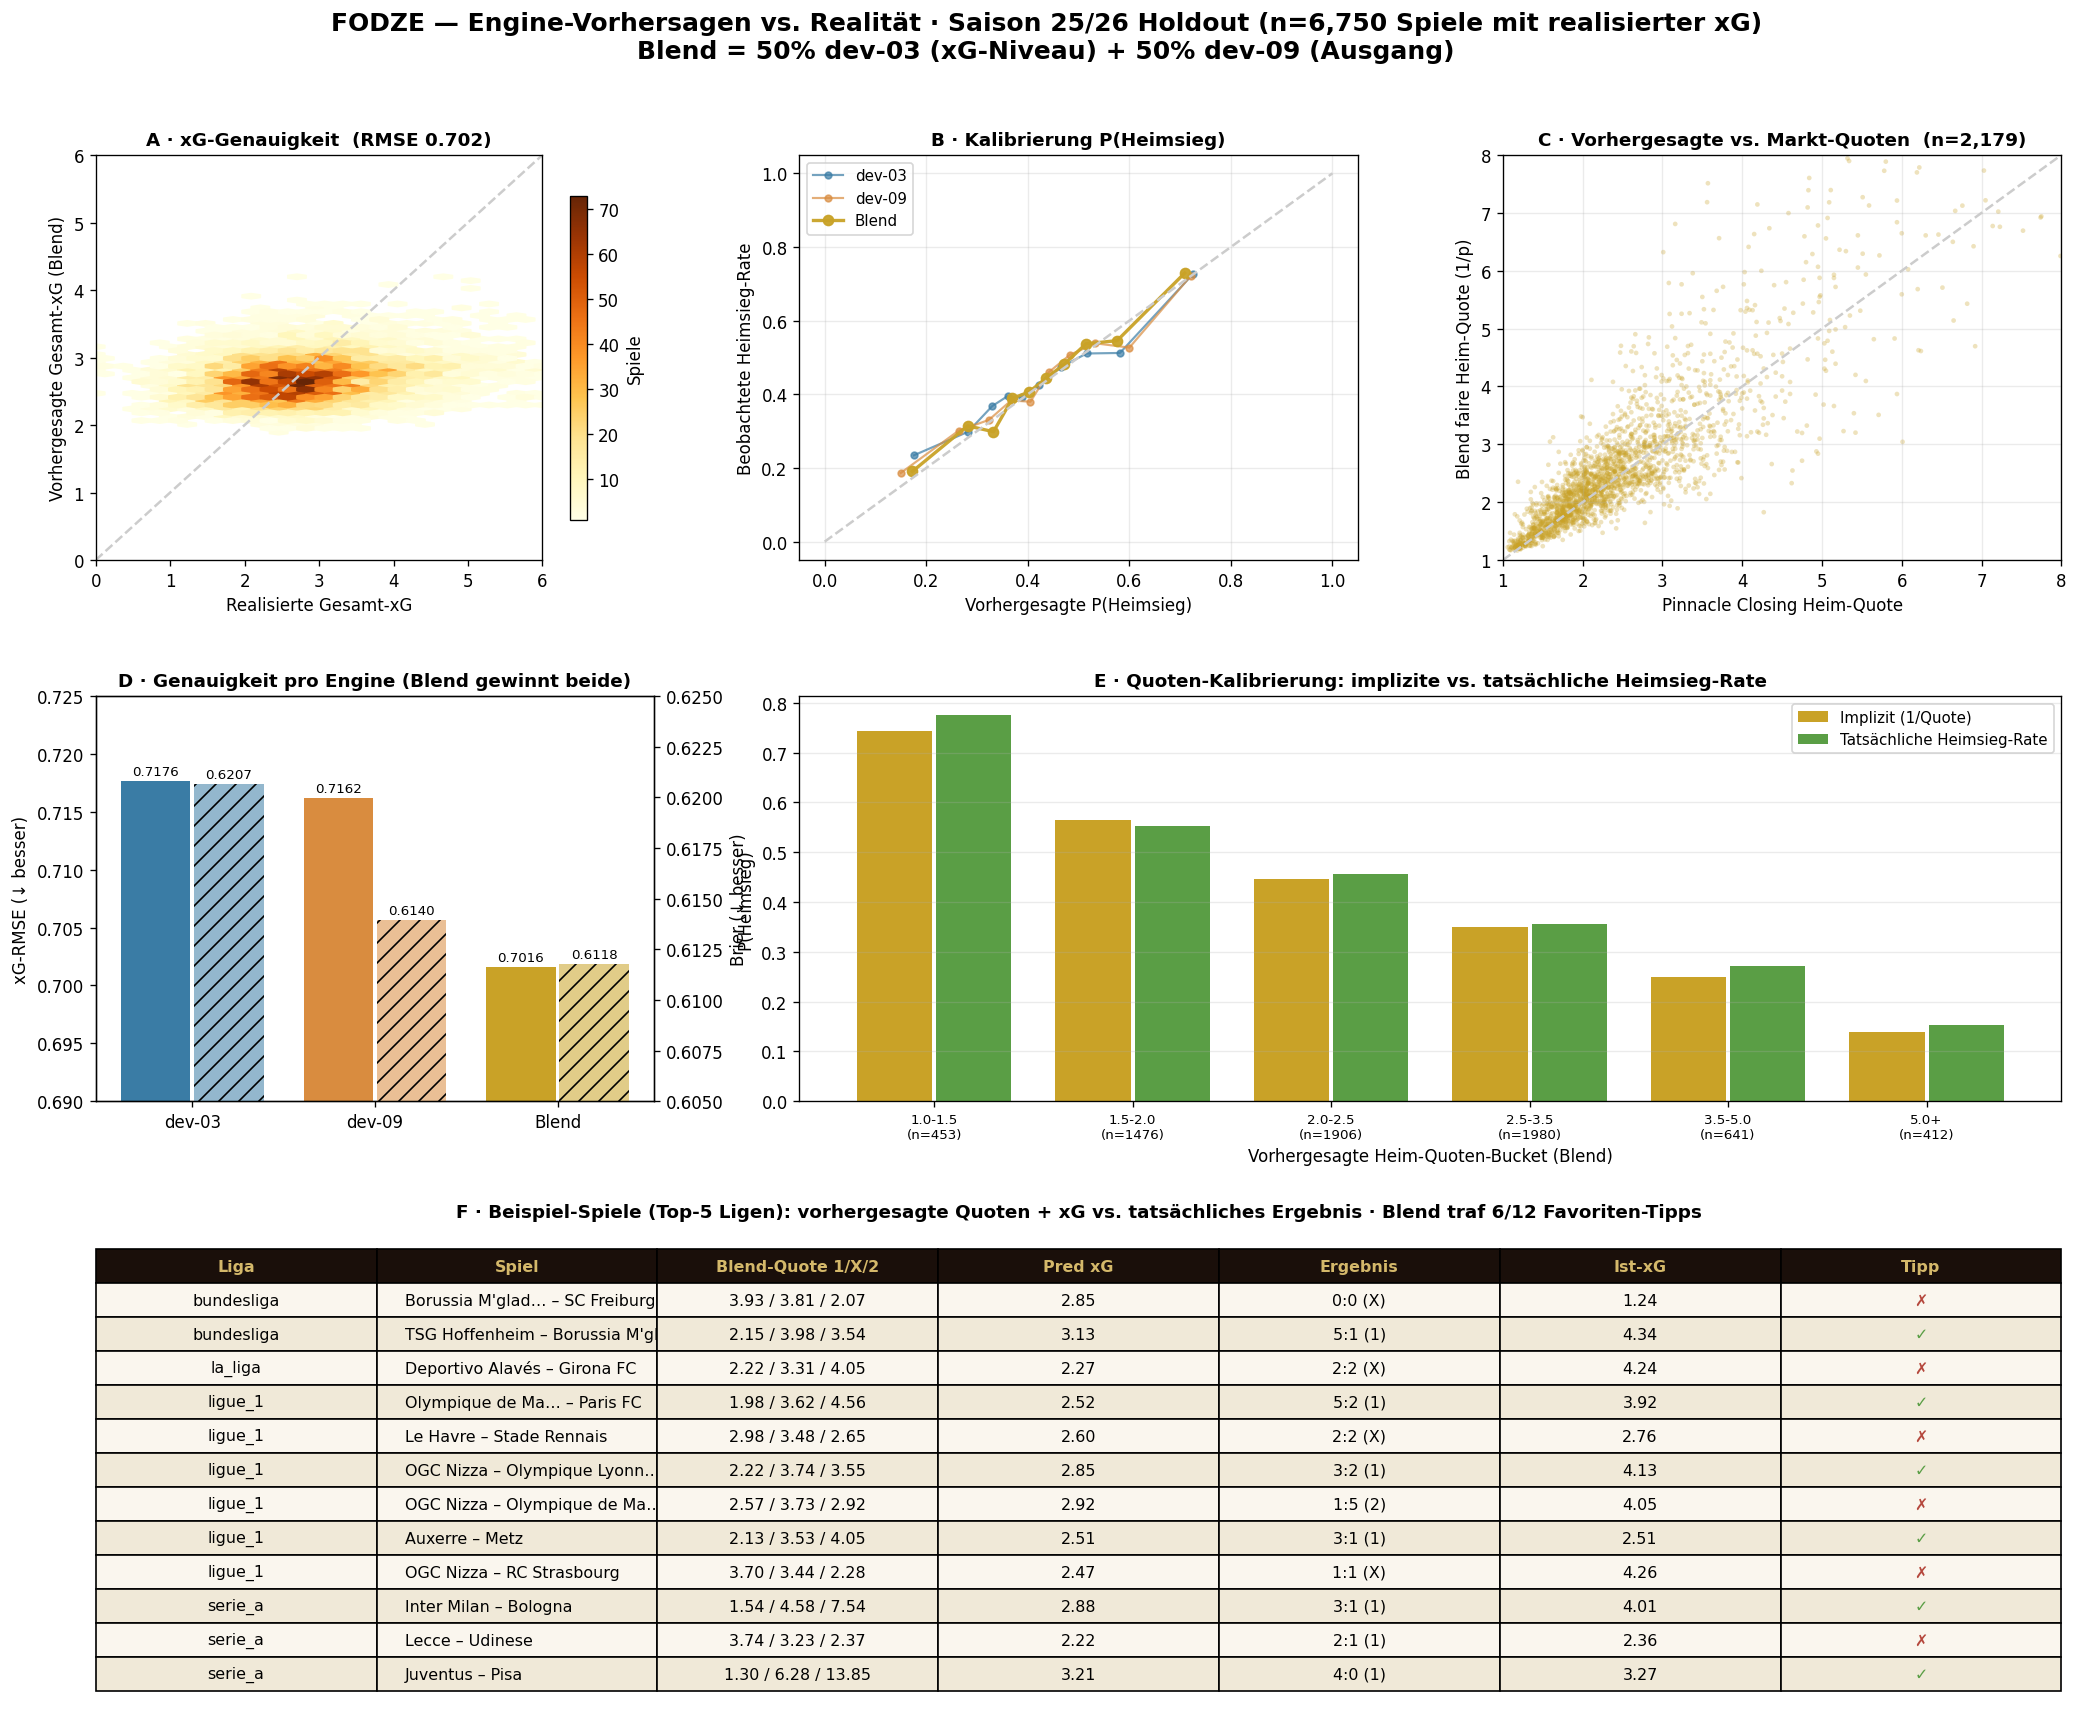

Recreate this plot in Python.
#!/usr/bin/env python3
"""viz_predictions — visual report: what was predicted, how, how accurately,
and which odds, vs reality (25/26 holdout).

Engines: dev-03, dev-09, and the recommended 50/50 λ-Blend. Panels:
  A  Predicted total-xG vs realized total-xG (Blend)            → "wie genau" (xG)
  B  Reliability of P(home win): predicted vs observed          → "wie genau" (Wkt)
  C  Predicted fair home-odds vs Pinnacle closing               → "welche Quoten"
  D  Engine accuracy bars: xG-RMSE + Brier                      → comparison
  E  Odds calibration: implied vs actual home-win % by bucket   → odds accuracy
  F  Sample matches: predicted 1/X/2 odds + total-xG vs result  → "welche Ergebnisse"

Output: tools/v4/diagnostics/viz_predictions.png

Run: tools/venv/bin/python3 -I tools/v4/diagnostics/viz_predictions.py
"""
from __future__ import annotations

import sys
from pathlib import Path

REPO_ROOT = Path(__file__).resolve().parents[3]
sys.path.insert(0, str(REPO_ROOT / "tools" / "v4" / "diagnostics"))
sys.path.insert(0, str(REPO_ROOT / "tools"))

import numpy as np
import pandas as pd
import matplotlib
matplotlib.use("Agg")
import matplotlib.pyplot as plt
from matplotlib.gridspec import GridSpec

import score_xg_forecast as X
from score_roi_leaderboard import OddsSpine
from v4.modules.m3_xg import DEFAULT_RHO

OUT = REPO_ROOT / "tools" / "v4" / "diagnostics" / "viz_predictions.png"
RHO = DEFAULT_RHO

# FODZE-ish palette
C_D03, C_D09, C_BLEND = "#3a7ca5", "#d98c3f", "#c9a227"
C_OK, C_BAD, C_GRID = "#5a9e45", "#b5483d", "#cccccc"
ALPHA = 0.5  # blend weight


def main() -> int:
    print("Building 25/26 predictions for visualization...")
    eng = X.corpus_engines(("25/26",), RHO)
    spine = X.XGSpine()
    ospine = OddsSpine()
    d09 = X.attach_realized_xg(eng["dev-09"], spine)
    d03 = X.attach_realized_xg(eng["dev-03"], spine)
    m = (d09["mid"] >= 0).to_numpy()

    lh09, la09 = d09["lam_h"].to_numpy(float), d09["lam_a"].to_numpy(float)
    lh03, la03 = d03["lam_h"].to_numpy(float), d03["lam_a"].to_numpy(float)
    lhB = ALPHA * lh09 + (1 - ALPHA) * lh03
    laB = ALPHA * la09 + (1 - ALPHA) * la03
    pB = X._lambdas_to_1x2(np.clip(lhB, X.LAMBDA_MIN, X.LAMBDA_MAX),
                           np.clip(laB, X.LAMBDA_MIN, X.LAMBDA_MAX), RHO)
    p03 = d03[["p_h", "p_d", "p_a"]].to_numpy(float)
    p09 = d09[["p_h", "p_d", "p_a"]].to_numpy(float)

    rh, ra = d09["real_h"].to_numpy(float), d09["real_a"].to_numpy(float)
    yh, ya = d09["y_h"].to_numpy(), d09["y_a"].to_numpy()
    y = np.array([X._outcome(h, a) for h, a in zip(yh, ya)], dtype=int)
    y1h = np.eye(3)[y]
    league = d09["league"].to_numpy()
    ch, ca = d09["ch"].to_numpy(), d09["ca"].to_numpy()
    cdate = d09["cdate"].to_numpy()

    def rmse(a, b):
        return float(np.sqrt(np.mean((a - b) ** 2)))

    rs = np.concatenate([rh[m], ra[m]])
    metrics = {
        "dev-03": (rmse(np.concatenate([lh03[m], la03[m]]), rs), float(((p03 - y1h) ** 2).sum(1).mean())),
        "dev-09": (rmse(np.concatenate([lh09[m], la09[m]]), rs), float(((p09 - y1h) ** 2).sum(1).mean())),
        "Blend":  (rmse(np.concatenate([lhB[m], laB[m]]), rs), float(((pB - y1h) ** 2).sum(1).mean())),
    }
    print(f"  matched n={m.sum():,}  metrics={metrics}")

    fig = plt.figure(figsize=(18, 15))
    fig.suptitle(f"FODZE — Engine-Vorhersagen vs. Realität · Saison 25/26 Holdout "
                 f"(n={m.sum():,} Spiele mit realisierter xG)\n"
                 f"Blend = 50% dev-03 (xG-Niveau) + 50% dev-09 (Ausgang)",
                 fontsize=15, fontweight="bold")
    gs = GridSpec(3, 3, figure=fig, height_ratios=[1, 1, 1.15], hspace=0.32, wspace=0.26,
                  left=0.06, right=0.97, top=0.90, bottom=0.04)

    # ── A: predicted total-xG vs realized ──
    axA = fig.add_subplot(gs[0, 0])
    tot_pred = (lhB + laB)[m]
    tot_real = (rh + ra)[m]
    hb = axA.hexbin(tot_real, tot_pred, gridsize=35, cmap="YlOrBr", mincnt=1)
    axA.plot([0, 6], [0, 6], "--", color=C_GRID, lw=1.5)
    axA.set_xlim(0, 6); axA.set_ylim(0, 6)
    axA.set_xlabel("Realisierte Gesamt-xG"); axA.set_ylabel("Vorhergesagte Gesamt-xG (Blend)")
    axA.set_title(f"A · xG-Genauigkeit  (RMSE {metrics['Blend'][0]:.3f})", fontweight="bold", fontsize=11)
    fig.colorbar(hb, ax=axA, shrink=0.8, label="Spiele")

    # ── B: reliability of P(home win) ──
    axB = fig.add_subplot(gs[0, 1])
    home_won = (y == 0).astype(float)
    for name, p, col in [("dev-03", p03, C_D03), ("dev-09", p09, C_D09), ("Blend", pB, C_BLEND)]:
        ph = p[:, 0]
        bins = np.quantile(ph, np.linspace(0, 1, 11))
        bins[-1] += 1e-6
        idx = np.digitize(ph, bins[1:-1])
        xs, ys = [], []
        for b in range(10):
            mb = idx == b
            if mb.sum() < 10:
                continue
            xs.append(ph[mb].mean()); ys.append(home_won[mb].mean())
        axB.plot(xs, ys, "o-", color=col, label=name, lw=2 if name == "Blend" else 1.3,
                 ms=6 if name == "Blend" else 4, alpha=0.95 if name == "Blend" else 0.7)
    axB.plot([0, 1], [0, 1], "--", color=C_GRID, lw=1.5)
    axB.set_xlabel("Vorhergesagte P(Heimsieg)"); axB.set_ylabel("Beobachtete Heimsieg-Rate")
    axB.set_title("B · Kalibrierung P(Heimsieg)", fontweight="bold", fontsize=11)
    axB.legend(fontsize=9, loc="upper left")
    axB.grid(alpha=0.25)

    # ── C: predicted fair home-odds vs Pinnacle ──
    axC = fig.add_subplot(gs[0, 2])
    omid = np.array([ospine.resolve(league[i], ch[i], ca[i], cdate[i]) for i in range(len(d09))])
    has_o = np.array([(o is not None) for o in omid])
    pin_h = np.full(len(d09), np.nan)
    for i in range(len(d09)):
        if omid[i] is not None:
            pin_h[i] = ospine._df.iloc[omid[i]]["psch"]
    fair_h = 1.0 / np.clip(pB[:, 0], 1e-6, 1)
    sel = has_o & np.isfinite(pin_h) & (fair_h < 8) & (pin_h < 8)
    axC.scatter(pin_h[sel], fair_h[sel], s=8, alpha=0.3, color=C_BLEND, edgecolors="none")
    axC.plot([1, 8], [1, 8], "--", color=C_GRID, lw=1.5)
    axC.set_xlim(1, 8); axC.set_ylim(1, 8)
    axC.set_xlabel("Pinnacle Closing Heim-Quote"); axC.set_ylabel("Blend faire Heim-Quote (1/p)")
    axC.set_title(f"C · Vorhergesagte vs. Markt-Quoten  (n={sel.sum():,})", fontweight="bold", fontsize=11)
    axC.grid(alpha=0.25)

    # ── D: engine accuracy bars ──
    axD = fig.add_subplot(gs[1, 0])
    names = ["dev-03", "dev-09", "Blend"]
    cols = [C_D03, C_D09, C_BLEND]
    rmses = [metrics[n][0] for n in names]
    briers = [metrics[n][1] for n in names]
    xpos = np.arange(3)
    axD.bar(xpos - 0.2, rmses, 0.38, color=cols, label="xG-RMSE")
    axD2 = axD.twinx()
    axD2.bar(xpos + 0.2, briers, 0.38, color=cols, alpha=0.55, hatch="//", label="Brier")
    axD.set_xticks(xpos); axD.set_xticklabels(names)
    axD.set_ylabel("xG-RMSE (↓ besser)"); axD2.set_ylabel("Brier (↓ besser)")
    axD.set_ylim(0.69, 0.725); axD2.set_ylim(0.605, 0.625)
    axD.set_title("D · Genauigkeit pro Engine (Blend gewinnt beide)", fontweight="bold", fontsize=11)
    for i, (r, b) in enumerate(zip(rmses, briers)):
        axD.text(i - 0.2, r + 0.0005, f"{r:.4f}", ha="center", fontsize=8)
        axD2.text(i + 0.2, b + 0.0003, f"{b:.4f}", ha="center", fontsize=8)

    # ── E: odds calibration by bucket (Blend home odds) ──
    axE = fig.add_subplot(gs[1, 1:])
    edges = [1.0, 1.5, 2.0, 2.5, 3.5, 5.0, 99]
    labels = ["1.0-1.5", "1.5-2.0", "2.0-2.5", "2.5-3.5", "3.5-5.0", "5.0+"]
    implied, actual, ns = [], [], []
    for lo, hi in zip(edges[:-1], edges[1:]):
        b = (fair_h >= lo) & (fair_h < hi)
        if b.sum() < 15:
            implied.append(np.nan); actual.append(np.nan); ns.append(0); continue
        implied.append((1.0 / fair_h[b]).mean()); actual.append(home_won[b].mean()); ns.append(int(b.sum()))
    xp = np.arange(len(labels))
    axE.bar(xp - 0.2, implied, 0.38, color=C_BLEND, label="Implizit (1/Quote)")
    axE.bar(xp + 0.2, actual, 0.38, color=C_OK, label="Tatsächliche Heimsieg-Rate")
    axE.set_xticks(xp); axE.set_xticklabels([f"{l}\n(n={n})" for l, n in zip(labels, ns)], fontsize=8)
    axE.set_ylabel("P(Heimsieg)")
    axE.set_xlabel("Vorhergesagte Heim-Quoten-Bucket (Blend)")
    axE.set_title("E · Quoten-Kalibrierung: implizite vs. tatsächliche Heimsieg-Rate",
                  fontweight="bold", fontsize=11)
    axE.legend(fontsize=9)
    axE.grid(alpha=0.25, axis="y")

    # ── F: sample matches table ──
    axF = fig.add_subplot(gs[2, :])
    axF.axis("off")
    TOP = {"epl", "bundesliga", "la_liga", "serie_a", "ligue_1"}
    samp_idx = [i for i in range(len(d09)) if m[i] and league[i] in TOP]
    rng = np.random.default_rng(7)
    rng.shuffle(samp_idx)
    samp_idx = samp_idx[:12]
    samp_idx.sort(key=lambda i: (league[i], str(cdate[i])))

    def short(s):
        return (s[:15] + "…") if len(s) > 16 else s

    rows = []
    res_lbl = {0: "1", 1: "X", 2: "2"}
    colors = []
    for i in samp_idx:
        fo = [1.0 / max(pB[i, k], 1e-6) for k in range(3)]
        argmax = int(np.argmax(pB[i]))
        hit = argmax == y[i]
        rows.append([
            league[i],
            f"{short(ch[i])} – {short(ca[i])}",
            f"{fo[0]:.2f} / {fo[1]:.2f} / {fo[2]:.2f}",
            f"{(lhB[i]+laB[i]):.2f}",
            f"{int(yh[i])}:{int(ya[i])} ({res_lbl[y[i]]})",
            f"{(rh[i]+ra[i]):.2f}",
            "✓" if hit else "✗",
        ])
        colors.append(C_OK if hit else C_BAD)
    cols_hdr = ["Liga", "Spiel", "Blend-Quote 1/X/2", "Pred xG", "Ergebnis", "Ist-xG", "Tipp"]
    tbl = axF.table(cellText=rows, colLabels=cols_hdr, loc="center", cellLoc="center")
    tbl.auto_set_font_size(False); tbl.set_fontsize(9.5); tbl.scale(1, 1.7)
    for j in range(len(cols_hdr)):
        c = tbl[0, j]; c.set_facecolor("#1a0f0a"); c.set_text_props(color="#d4b86a", fontweight="bold")
    for r in range(len(rows)):
        tbl[r + 1, 6].set_text_props(color=colors[r], fontweight="bold")
        tbl[r + 1, 1].set_text_props(ha="left")
        for j in range(len(cols_hdr)):
            tbl[r + 1, j].set_facecolor("#faf6ee" if r % 2 == 0 else "#f0e9d8")
    n_hit = sum(1 for i in samp_idx if int(np.argmax(pB[i])) == y[i])
    axF.set_title(f"F · Beispiel-Spiele (Top-5 Ligen): vorhergesagte Quoten + xG vs. tatsächliches Ergebnis "
                  f"· Blend traf {n_hit}/{len(samp_idx)} Favoriten-Tipps",
                  fontweight="bold", fontsize=11, pad=12)

    fig.savefig(OUT, dpi=120, bbox_inches="tight", facecolor="white")
    print(f"✓ saved {OUT.relative_to(REPO_ROOT)}  ({OUT.stat().st_size//1024} KB)")
    return 0


if __name__ == "__main__":
    sys.exit(main())
